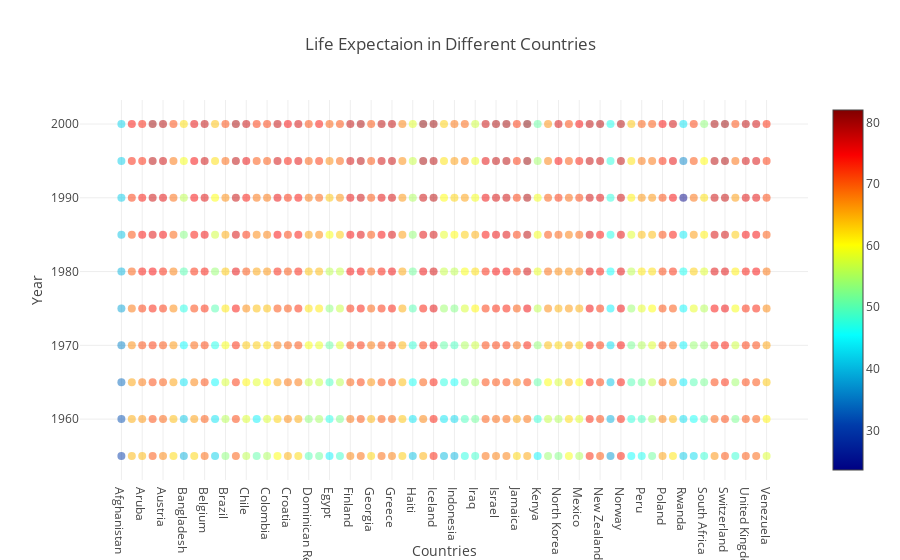

Notebook code cell kept with this figure:
### Code cell
offline.iplot(fig)

### Figure 1 — Plotly figure (JSON) as saved in the notebook; plotly's stock layout.template omitted (floating-point values rounded to 4 significant figures; data arrays with more than 128 entries replaced by an {"elided": "..."} marker saying what was removed)
{"data": [{"marker": {"color": {"elided": "630 float values"}, "colorscale": "Jet", "opacity": 0.5, "showscale": true, "size": 8}, "mode": "markers", "text": {"elided": "630 str values"}, "type": "scatter", "uid": "3565883a-9aeb-11e8-b71c-6030d4660e22", "x": {"elided": "630 str values"}, "y": {"elided": "630 int values"}}], "layout": {"hovermode": "closest", "title": "Life Expectaion in Different Countries", "xaxis": {"title": "Countries"}, "yaxis": {"title": "Year"}}}
